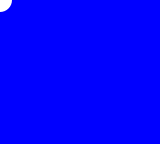
Frame 1 (no input)
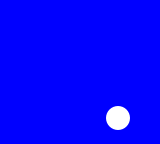
Frame 60 (the mouse pressed at the canvas centre just before this capture)
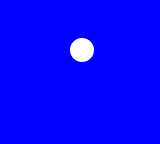
Frame 120 (the mouse held since frame 60 and released just before this capture)

The Processing sketch that drew these frames (run headless with seeded random() and noise(); from frame 60 on, the mouse is pressed at the canvas centre):

// Processing sketch: bouncing_ball
// ── bouncing_ball.pde
float yPos = 0;
float xPos = 0;
float ySpeed = 2;
float xSpeed = 2;

void setup() {
  size(160, 144);
  pixelDensity(2);
}

void draw() {
  background(0, 0, 255);
  
  noStroke();
  fill(255);
  rectMode(CENTER);
  circle(xPos, yPos, 24);
  
  xPos += xSpeed;
  yPos += ySpeed;

  if (yPos >= height || yPos <= 0) {
    ySpeed *= -1;
  }
  
  if (xPos >= width || xPos <= 0) {
    xSpeed *= -1;
  }
}
